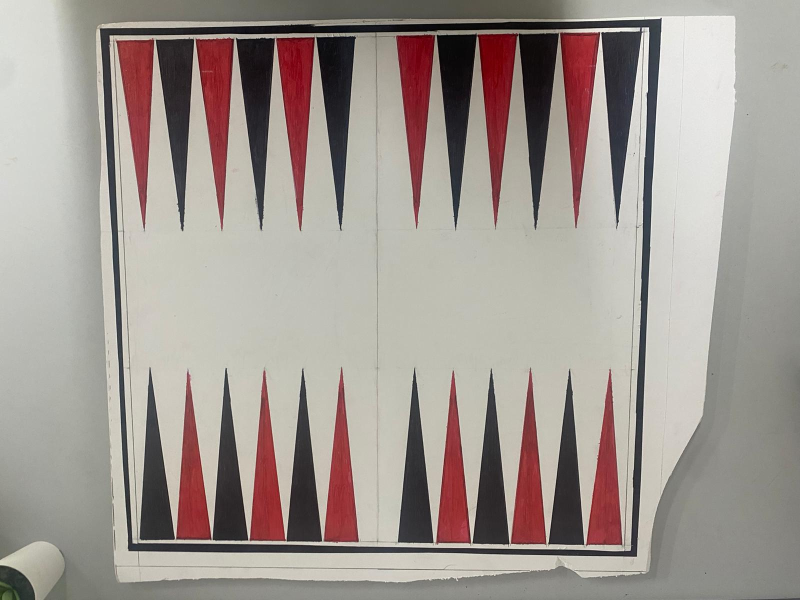
#> input picture GemerBackGammon/BoardImages/Custom Board 2.jpeg, 1600 x 1200 px (shown at 1/2 size)
$ python backgammonFirstAttempt.py
#> lines starting #> are read from the running program, lines starting #| are printed output that depends on the picture; after the words box and inside, x2 and y2 are one past the last pixel; in counts of white or black regions, pixels touching at a corner belong together
### GemerBackGammon/findShapes.py
import cv2 as cv
import numpy as np


def findShapes (contours, edgeNum):
    shapes = []
    for cnt in contours:
        epsilon = 0.02*cv.arcLength(cnt,True)
        approx = cv.approxPolyDP(cnt,epsilon,True)

        if len(approx) == edgeNum:
            shapes.append(approx)

    return shapes

# [44 lines left out: functions sortCorners, resize, closeEdges, drawShape, not called in this run]

def drawBoxes(img, boxes, color, width):
    for box in boxes:
        drawShape(img, box, 'box', color, width)

# [35 lines left out: functions isInBox, pieceColor, not called in this run]

### GemerBackGammon/backgammonFirstAttempt.py
from tkinter import W, PhotoImage

from cv2 import rectify3Collinear
from findShapes import *
import cv2 as cv
import numpy as np
import imutils
import matplotlib.pyplot as plt

#resize function
def resize (img, scale = 0.4):
    dimensions = [int(img.shape[1] * scale), int(img.shape[0] * scale)]

    return cv.resize(img, dimensions, interpolation=cv.INTER_AREA)

#get board from file location
board = resize(cv.imread('BoardImages/Custom Board 2.jpeg'), 0.4)
#> in resize, `dimensions = [int(img.shape[1] * scale), int(img.shape[0] * scale)]`: dimensions = [640, 480]
cv.imshow('og board', board)

#grayscale
gray = cv.cvtColor(board, cv.COLOR_BGR2GRAY)
cv.imshow('gray board', gray)

#gaussian blur
blur = cv.GaussianBlur(gray, (3, 3), 0)
cv.imshow('gaussian blurred board', blur)

#edge detection
canny = cv.Canny(gray, 100, 200)
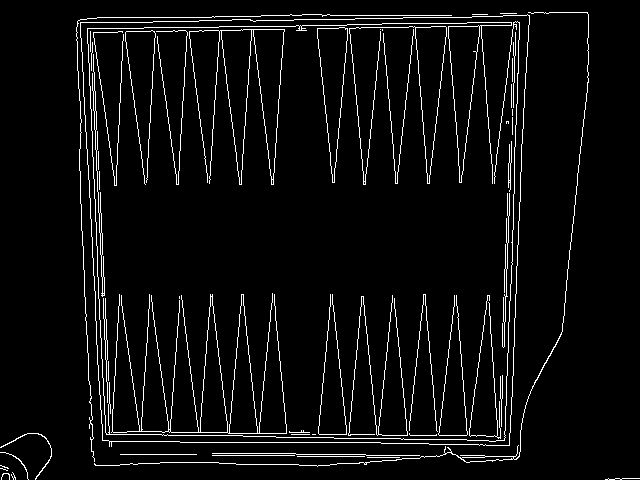
#> canny: shape (480, 640); 5% white in thin lines or dots
cv.imshow('board edges', canny)

#contour board copy
conBoard = board.copy()

#finding contours
contours, hierarchy = cv.findContours(canny, cv.RETR_TREE, cv.CHAIN_APPROX_SIMPLE)
#> contours = 78 contours, 50 with area under 20; largest, box (x1, y1, x2, y2) and area: (80, 14, 530, 447) 180966, (80, 14, 530, 446) 180961, (189, 29, 285, 185) 4968, (111, 293, 287, 434) 4061, (349, 26, 447, 185) 2596
cv.drawContours(conBoard, contours, -1, (0,255,0), 3)
cv.imshow('contour board', conBoard)

cv.waitKey(0)

#board rectangles
recBoard = board.copy()


#finding rectangles
rectangles = findShapes(contours, 4)
#> the loop in findShapes, `for cnt in contours:` made 78 passes
#> (epsilon, approx) on passes 1, 6, 7, 8, 9, 10, 13, 14: (1.44, [[605, 479], [639, 478]]), (1.28, [[367, 457], [399, 457]]), (2.68, [[297, 456], [364, 456]]), (3.28, [[212, 455], [294, 455]]), (3.04, [[120, 454], [196, 454]]), (8.31, [[212, 453], [419, 455]]), (34.98, [[529, 15], [80, 22], [102, 440], [509, 445]]), (34.56, [[527, 14], [509, 444], [103, 440], [80, 23]])
#> after the loop in findShapes, `for cnt in contours:`: shapes = 9 contours, 7 with area under 20; largest, box (x1, y1, x2, y2) and area: (80, 15, 530, 446) 181473, (80, 14, 528, 445) 180629
#> rectangles has the same summary as shapes in findShapes
print(len(rectangles))
#| 9

#new points board
pBoard = board.copy()

#corners
print(board.shape[0])
#| 480
print(board.shape[1])
#| 640
imgCorners = np.array([[[0, board.shape[0]]], [[board.shape[1], board.shape[0]]], [[board.shape[1], 0]], [[0,0]]])

#draw corner points
for p in imgCorners:
    pBoard = cv.circle(pBoard, (p[0][0], p[0][1]), radius=5, color=(0, 0, 255), thickness=-1)
    print(p)
#> pBoard: shape (480, 640, 3); mean of channels 0, 1, 2 146, 152.1, 161.3

cv.imshow('corners', pBoard)
#print(imgCorners)

#drawing rectangles
cv.drawContours(recBoard, rectangles, -1, (0,255,0), 3)
#> recBoard: shape (480, 640, 3); mean of channels 0, 1, 2 139.7, 158.2, 154.2
cv.imshow('rectangles board', recBoard)

cv.waitKey(0)

#finding potential board rectangles
screenArea = board.shape[1] * board.shape[0]
boardRecs = [rec for rec in rectangles if cv.contourArea(rec) > 0.1 * screenArea]
#> boardRecs = 2 contours; box (x1, y1, x2, y2) and area: (80, 15, 530, 446) 181473, (80, 14, 528, 445) 180629

#contour areas
contourAreas = [cv.contourArea(rec) for rec in boardRecs]
#> contourAreas = [181473, 180629]

#finding correct board rectangle
boardRec = boardRecs[contourAreas.index(min(contourAreas))]
#> boardRec = [[527, 14], [509, 444], [103, 440], [80, 23]]

#contour background
conBoard = board.copy()

#draw correct board on image
cv.drawContours(conBoard,[boardRec],-1,(0,255,0),3)
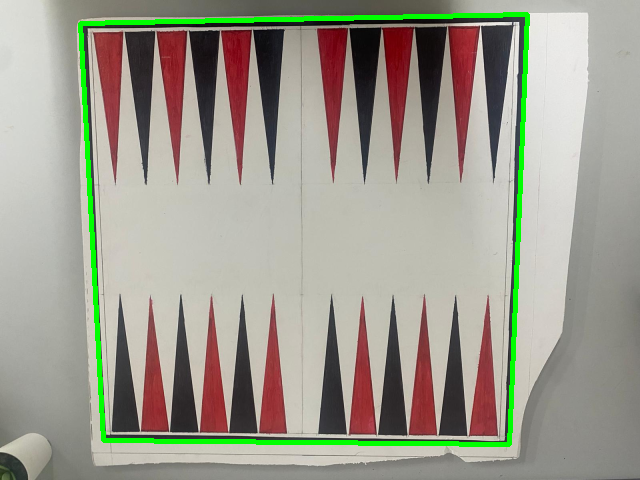
#> conBoard: shape (480, 640, 3); mean of channels 0, 1, 2 142.9, 155.9, 158; drawn as B, G, R
cv.imshow('board rectangle', conBoard)

cv.waitKey(0)

#quadrilateral background
quadBoard = board.copy()

#approximating to quadrilateral
peri = cv.arcLength(boardRec, True)
#> peri = 1701.1
boardCorners = cv.approxPolyDP(boardRec, 0.04 * peri, True)
#> boardCorners = [[527, 14], [509, 444], [103, 440], [80, 23]]

print(boardCorners)
#| [[[527  14]]
#|  [[509 444]]
#|  [[103 440]]
#|  [[ 80  23]]]

#drawing quadrilateral
cv.polylines(quadBoard, [boardCorners], True, (0,0,255), 1, cv.LINE_AA)
#> quadBoard: shape (480, 640, 3); mean of channels 0, 1, 2 145.3, 151.3, 162.4
cv.imshow('quadrilateral board', quadBoard)

#board to warp
warpBoard = board.copy()
squareBlank = np.zeros((board.shape[0], board.shape[0], 3), dtype=np.uint8)
pBlank = squareBlank.copy()

#square board corners
squareCorners = np.array([[[0, squareBlank.shape[0]]], [[squareBlank.shape[1], squareBlank.shape[0]]], [[squareBlank.shape[1], 0]], [[0,0]]])

cv.waitKey(0)
cv.destroyAllWindows()


#aligning image to board only
hom, status = cv.findHomography(boardCorners, squareCorners)
#> hom = [[0.0211, 1.05, -25.74], [1.11, -0.0611, -87.19], [6.75e-05, -0.000221, 1]]; status = [1, 1, 1, 1]
onlyBoard = cv.warpPerspective(warpBoard, hom, (squareBlank.shape[1], squareBlank.shape[0]))
#drawing warped image
cv.imshow('only board', onlyBoard)

cv.waitKey(0)

#board to grayscale
grayBoard = cv.cvtColor(onlyBoard,cv.COLOR_BGR2GRAY)
cv.imshow('gray board', grayBoard)

#eliminating noise
blurOnlyBoard = cv.GaussianBlur(onlyBoard, (3, 3), 0)
cv.imshow('blurred board', blurOnlyBoard)

#board to hsv
hsvBoard = cv.cvtColor(blurOnlyBoard, cv.COLOR_BGR2HSV)
#> hsvBoard: shape (480, 480, 3); mean H, S, V 59.3, 41.4, 155.9
cv.imshow('hsv board', hsvBoard)

#red hsv values
lowerRed1 = np.array([0, 100, 20])
upperRed1 = np.array([10, 255, 255])

lowerRed2 = np.array([160,100,20])
upperRed2 = np.array([179,255,255])

#red mask
lowerRedMask = cv.inRange(hsvBoard, lowerRed1, upperRed1)
#> lowerRedMask: shape (480, 480); 2.4% white; 233 white regions (204 under 20 px), largest, box (x1, y1, x2, y2) and area: (340, 52, 458, 79) 1128, (10, 15, 64, 41) 644, (338, 128, 392, 143) 370
upperRedMask = cv.inRange(hsvBoard, lowerRed2, upperRed2)
#> upperRedMask: shape (480, 480); 11.3% white; 49 white regions (26 under 20 px), largest, box (x1, y1, x2, y2) and area: (11, 155, 167, 187) 2705, (11, 259, 166, 291) 2622, (10, 86, 165, 117) 2571

redMask = lowerRedMask + upperRedMask
#> redMask: shape (480, 480); 13.7% white; 12 white regions, largest, box (x1, y1, x2, y2) and area: (11, 155, 167, 187) 2724, (313, 118, 469, 151) 2702, (11, 328, 166, 362) 2674
cv.imshow('red mask', redMask)

#masked board
redMasked = cv.bitwise_and(onlyBoard,onlyBoard, mask= redMask)
cv.imshow('red masked board', redMasked)

#find red edges
cannyRedBoard = cv.Canny(redMasked, 100, 200)
#> cannyRedBoard: shape (480, 480); 1.8% white in thin lines or dots
cv.imshow('edges red board', cannyRedBoard)

#connecting edges
def closeEdges(val):
            # create a kernel based on trackbar input
#> called with val = 3
            kernel = np.ones((val,val))
            # do a morphologic close
            res = cv.morphologyEx(cannyRedBoard,cv.MORPH_CLOSE, kernel)
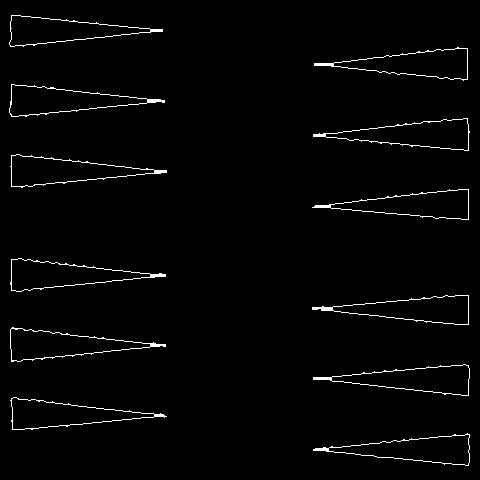
#> res: shape (480, 480); 1.9% white in thin lines or dots
            # display result
            cv.imshow("Result", res)
            return res

closed = closeEdges(3)

cv.imshow('closed edges', closed)

cv.waitKey(0)

#new board for drawing contours
onlyConBoard = onlyBoard.copy()

#finding contours
redContours, _ = cv.findContours(closed, cv.RETR_EXTERNAL, cv.CHAIN_APPROX_SIMPLE)
#> redContours = 12 contours; largest, box (x1, y1, x2, y2) and area: (10, 154, 167, 188) 2612, (313, 118, 470, 151) 2608, (10, 327, 166, 362) 2604, (10, 258, 166, 292) 2556, (9, 84, 165, 117) 2554
cv.drawContours(onlyConBoard, redContours, -1, (0,255,0), 3)
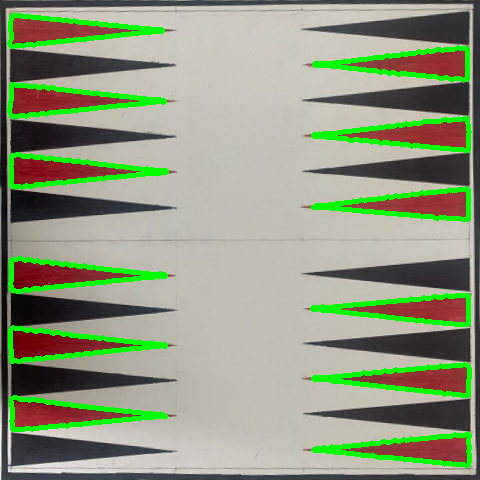
#> onlyConBoard: shape (480, 480, 3); mean of channels 0, 1, 2 126.2, 153.9, 142.5; drawn as B, G, R

print(type(redContours))
#| <class 'list'>

cv.imshow('red contours', onlyConBoard)

#filtering small contours
''' for cnt in redContours:
    if cv.contourArea(cnt) < 50:
        redContours.remove(cnt) '''


#finding triangles
triangles = findShapes(redContours, 3)
#> the loop in findShapes (call 2), `for cnt in contours:` made 12 passes
#> (epsilon, approx) on passes 1 to 8: (7.3, [[469, 434], [313, 450], [468, 465]]), (7.25, [[10, 400], [12, 429], [166, 416]]), (7.22, [[469, 368], [313, 379], [468, 395]]), (7.42, [[10, 329], [11, 361], [165, 346]]), (7.23, [[468, 324], [468, 295], [312, 307]]), (7.29, [[10, 284], [21, 291], [165, 274], [18, 258]]), (7.22, [[468, 189], [312, 207], [468, 219]]), (7.33, [[10, 166], [11, 186], [166, 172], [19, 154]])
#> after the loop in findShapes (call 2), `for cnt in contours:`: shapes = 10 contours; largest, box (x1, y1, x2, y2) and area: (10, 329, 166, 362) 2472, (313, 118, 469, 151) 2445, (314, 48, 468, 81) 2414, (313, 434, 470, 466) 2410, (312, 189, 469, 220) 2340
#> triangles has the same summary as shapes in findShapes

print('triangles length:' + str(len(triangles)))
#| triangles length:10
print(triangles)
#| [array([[[469, 434]],
#|        [[313, 450]],
#|        [[468, 465]]], dtype=int32), array([[[ 10, 400]],
#|        [[ 12, 429]],
#|        [[166, 416]]], dtype=int32), array([[[469, 368]],
#|        [[313, 379]],
#> (further printed lines are left out)

#new board for drawing triangles
triBoard = onlyBoard.copy()

#drawing triangles
cv.drawContours(triBoard, triangles, -1, (0,255,0), 3)
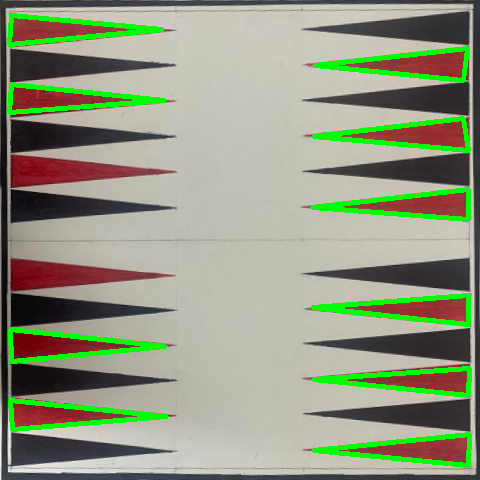
#> triBoard: shape (480, 480, 3); mean of channels 0, 1, 2 128.4, 152.1, 145; drawn as B, G, R
cv.imshow('triangles board', triBoard)

#new board for drawing bounding boxes
boxOnlyBoard = onlyBoard.copy()

#all bounding boxes
boundings = []

#bounding boxes of contours
for cnt in redContours:
    x,y,w,h = cv.boundingRect(cnt)
    cv.rectangle(boxOnlyBoard,(x,y),(x+w,y+h),(0,255,0),2)
    boundings.append((x,y,w,h))
    boundings.append((0, 0, 0, 0))
#> this loop made 12 passes
#> (x, y, w, h) on passes 1 to 8: (313, 433, 157, 33), (10, 397, 157, 33), (313, 364, 157, 32), (10, 327, 156, 35), (312, 295, 157, 30), (10, 258, 156, 34), (312, 189, 157, 31), (10, 154, 157, 34)
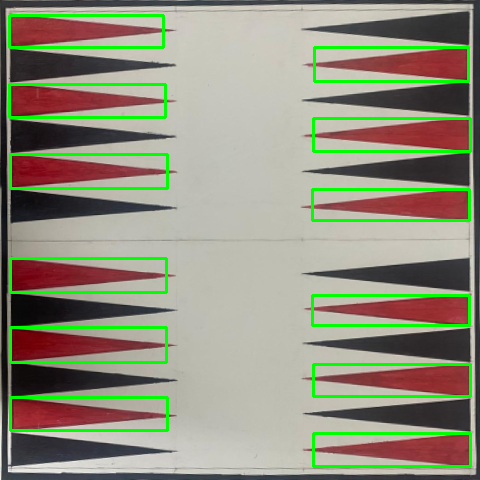
#> boxOnlyBoard: shape (480, 480, 3); mean of channels 0, 1, 2 124.6, 144.7, 144.4; drawn as B, G, R
#> after the loop, boundings = 24 items, first 6: (313, 433, 157, 33), (0, 0, 0, 0), (10, 397, 157, 33), (0, 0, 0, 0), (313, 364, 157, 32), (0, 0, 0, 0)

print(boundings)
#> (printed output is left out)

for bnd in boundings:
    boxOnlyBoard = cv.circle(boxOnlyBoard, (bnd[0], bnd[1]), radius = 5, color=(0, 0, 255), thickness=-1)
    font = cv.FONT_HERSHEY_SIMPLEX
    cv.putText(boxOnlyBoard, str(boundings.index(bnd)), (bnd[0] + 10, bnd[1] + 10), font, 1, (0, 255, 0), 2, cv.LINE_AA)
#> this loop made 24 passes
#> boxOnlyBoard: shape (480, 480, 3); mean of channels 0, 1, 2 122.7, 145.6, 143.1

cv.imshow('boxes', boxOnlyBoard)

for i in range(len(boundings)):
    if i % 4 == 1:
        boundings.insert(i, (boundings[i + 1][0], boundings[i + 1][1] + boundings[i + 1][3], boundings[i + 1][2], boundings[i + 1][3]))
        cv.rectangle(boxOnlyBoard,(boundings[i][0],boundings[i][1]),(boundings[i][0]+boundings[i][2],boundings[i][1]+boundings[i][3]),(0,0,255),2)
#> this loop made 24 passes
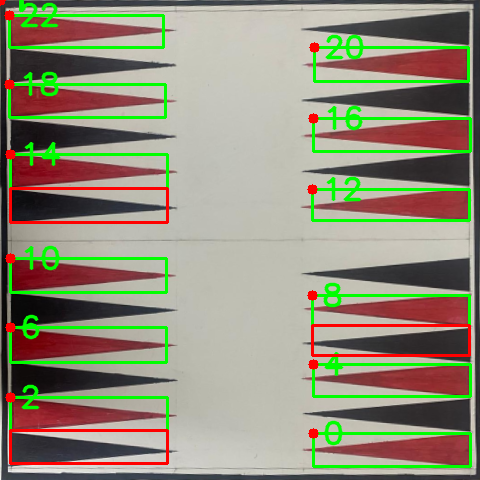
#> boxOnlyBoard: shape (480, 480, 3); mean of channels 0, 1, 2 121.4, 142.6, 145.5; drawn as B, G, R
#> after the loop, boundings = 30 items, first 6: (313, 433, 157, 33), (10, 430, 157, 33), (0, 0, 0, 0), (10, 397, 157, 33), (0, 0, 0, 0), (0, 0, 0, 0)

cv.imshow('more boxes', boxOnlyBoard)
cv.waitKey(0)

$ run again, with GemerBackGammon/BoardImages/Custom Board 3.jpeg copied over GemerBackGammon/BoardImages/Custom Board 2.jpeg
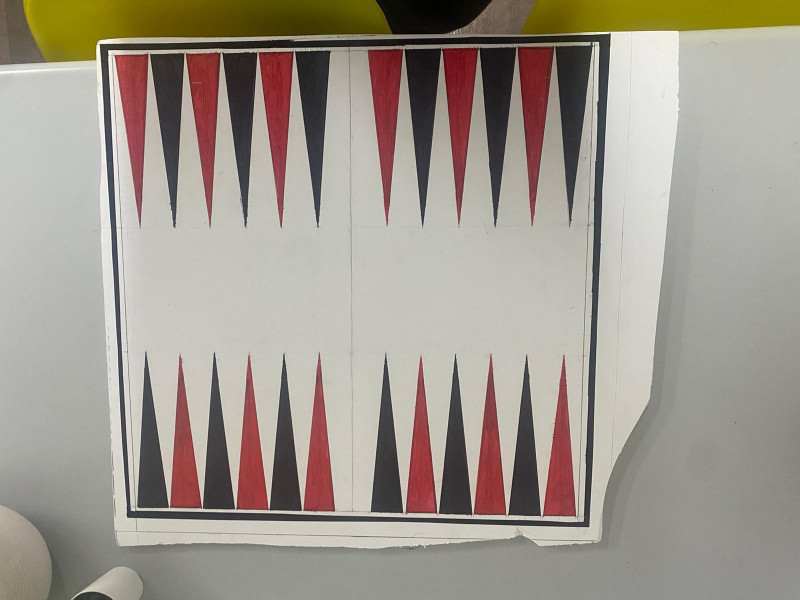
#> input picture GemerBackGammon/BoardImages/Custom Board 3.jpeg, 1600 x 1200 px (shown at 1/2 size)
#> dimensions = [640, 480]
#> `canny = cv.Canny(gray, 100, 200)`:
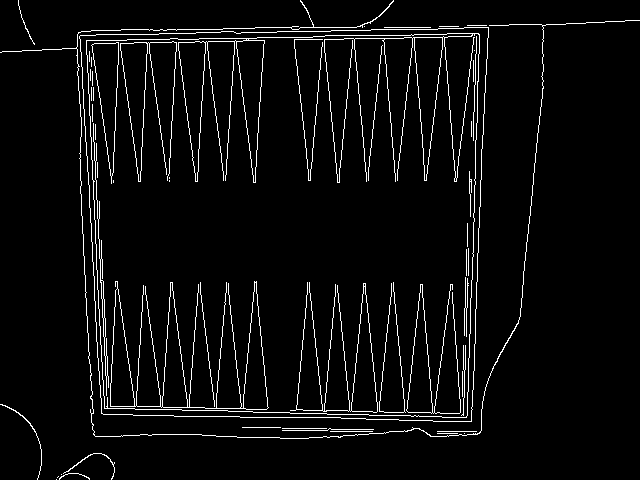
#> canny: shape (480, 640); 4.5% white in thin lines or dots
#> contours = 74 contours, 47 with area under 20; largest, box (x1, y1, x2, y2) and area: (79, 27, 489, 422) 150102, (79, 27, 489, 422) 150100, (86, 33, 480, 418) 142092, (86, 33, 480, 418) 135826, (110, 281, 269, 410) 4959
#> the loop in findShapes, `for cnt in contours:` made 74 passes
#> (epsilon, approx) on passes 1, 2, 3, 6, 7, 8, 9, 10: (0, [[56, 479]]), (0.0566, [[58, 476], [57, 477]]), (0, [[61, 474]]), (0, [[464, 433]]), (0.8, [[437, 433], [457, 433]]), (1.56, [[437, 431], [476, 431]]), (1.68, [[330, 431], [372, 431]]), (3.69, [[373, 429], [282, 430]])
#> after the loop in findShapes, `for cnt in contours:`: shapes = 7 contours, 3 with area under 20; largest, box (x1, y1, x2, y2) and area: (80, 27, 489, 422) 150154, (79, 27, 488, 421) 149580, (86, 34, 480, 418) 141748, (236, 40, 265, 183) 2026
#> rectangles has the same summary as shapes in findShapes
#| 7
#| 480
#| 640
#> recBoard: shape (480, 640, 3); mean of channels 0, 1, 2 135.6, 159.8, 153.1
#> boardRecs = 3 contours; box (x1, y1, x2, y2) and area: (80, 27, 489, 422) 150154, (79, 27, 488, 421) 149580, (86, 34, 480, 418) 141748
#> contourAreas = [150154, 149580, 141747.5]
#> boardRec = [[479, 34], [86, 40], [104, 408], [466, 417]]
#> peri = 1506.8
#> boardCorners = [[479, 34], [86, 40], [104, 408], [466, 417]]
#| [[[479  34]]
#|  [[ 86  40]]
#|  [[104 408]]
#|  [[466 417]]]
#> quadBoard: shape (480, 640, 3); mean of channels 0, 1, 2 141.5, 151.8, 161.1
#> hom = [[-1.22, -0.0415, 587], [0.0325, -1.31, 529.7], [0.000106, -0.000216, 1]]; status = [1, 1, 1, 1]
#> hsvBoard: shape (480, 480, 3); mean H, S, V 50.5, 36.5, 163.6
#> lowerRedMask: shape (480, 480); 4.9% white; 175 white regions (150 under 20 px), largest, box (x1, y1, x2, y2) and area: (403, 6, 436, 123) 2268, (331, 5, 363, 110) 1896, (80, 6, 110, 102) 1332
#> upperRedMask: shape (480, 480); 9.2% white; 62 white regions (35 under 20 px), largest, box (x1, y1, x2, y2) and area: (188, 318, 220, 477) 2722, (116, 316, 149, 478) 2709, (296, 313, 327, 472) 2529
#> redMask: shape (480, 480); 14.2% white; 12 white regions, largest, box (x1, y1, x2, y2) and area: (295, 313, 329, 477) 2856, (43, 317, 77, 478) 2819, (115, 316, 150, 478) 2806
#> cannyRedBoard: shape (480, 480); 1.8% white in thin lines or dots
#> res: shape (480, 480); 2% white in thin lines or dots
#> redContours = 12 contours; largest, box (x1, y1, x2, y2) and area: (43, 317, 78, 480) 2780, (115, 316, 150, 480) 2759, (294, 313, 329, 478) 2750, (368, 318, 402, 478) 2668, (188, 318, 222, 480) 2652
#> onlyConBoard: shape (480, 480, 3); mean of channels 0, 1, 2 134.8, 162.3, 150.2
#| <class 'list'>
#> the loop in findShapes (call 2), `for cnt in contours:` made 12 passes
#> (epsilon, approx) on passes 1 to 8: (7.21, [[457, 320], [441, 476], [472, 475]]), (7.32, [[384, 318], [373, 477], [401, 469]]), (7.45, [[204, 318], [192, 479], [221, 468]]), (7.55, [[58, 317], [43, 477], [75, 479]]), (7.58, [[130, 316], [115, 477], [146, 479]]), (7.57, [[311, 313], [299, 477], [328, 475]]), (7.21, [[40, 7], [9, 8], [24, 165]]), (7.02, [[404, 6], [420, 158], [435, 7]])
#> after the loop in findShapes (call 2), `for cnt in contours:`: shapes = 12 contours; largest, box (x1, y1, x2, y2) and area: (43, 317, 76, 480) 2575, (115, 316, 147, 480) 2510, (9, 7, 41, 166) 2441, (441, 320, 473, 477) 2410, (299, 313, 329, 478) 2366
#> triangles has the same summary as shapes in findShapes
#| triangles length:12
#| [array([[[457, 320]],
#|        [[441, 476]],
#|        [[472, 475]]], dtype=int32), array([[[384, 318]],
#|        [[373, 477]],
#|        [[401, 469]]], dtype=int32), array([[[204, 318]],
#|        [[192, 479]],
#> (further printed lines are left out)
#> triBoard: shape (480, 480, 3); mean of channels 0, 1, 2 135.8, 163, 150.7
#> the loop `for cnt in redContours:` made 12 passes
#> (x, y, w, h) on passes 1 to 8: (440, 320, 33, 157), (368, 318, 34, 160), (188, 318, 34, 162), (43, 317, 35, 163), (115, 316, 35, 164), (294, 313, 35, 165), (9, 7, 32, 159), (403, 6, 33, 153)
#> after the loop `for cnt in redContours:`: boundings = 24 items, first 6: (440, 320, 33, 157), (0, 0, 0, 0), (368, 318, 34, 160), (0, 0, 0, 0), (188, 318, 34, 162), (0, 0, 0, 0)
#> (printed output is left out)
#> the loop `for bnd in boundings:` made 24 passes
#> the loop `for i in range(len(boundings)):` made 24 passes
#> after the loop `for i in range(len(boundings)):`:
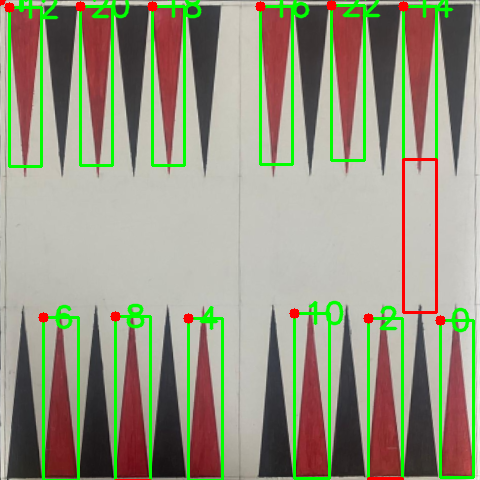
#> boxOnlyBoard: shape (480, 480, 3); mean of channels 0, 1, 2 130.7, 152.4, 151.8; drawn as B, G, R
#> after the loop `for i in range(len(boundings)):`: boundings = 30 items, first 6: (440, 320, 33, 157), (368, 478, 34, 160), (0, 0, 0, 0), (368, 318, 34, 160), (0, 0, 0, 0), (0, 0, 0, 0)
